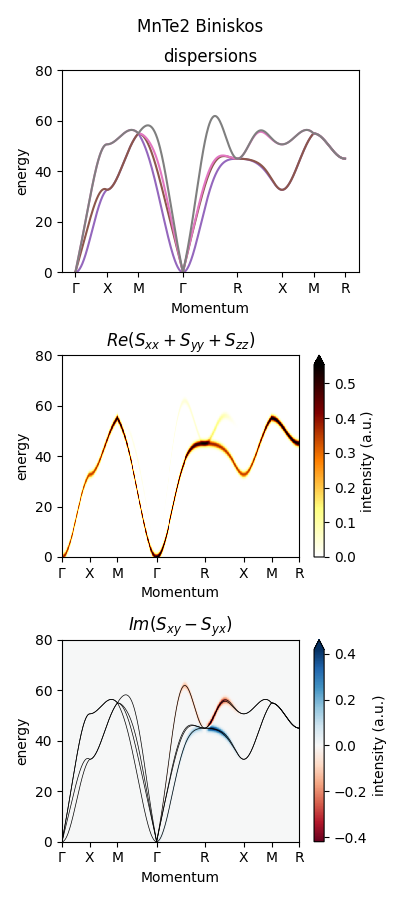

Write Python code to recreate this figure.
import numpy as np
import matplotlib.pyplot as plt

from spinwaves import Crystal, MSG, Atom, Coupling, SpinW
from spinwaves.plotting import plot_structure   # this takes some serious time

from pathlib import Path

from spinwaves.utils.linalg import DMI
PATH_PLOTS = Path(r'C:\Users\Stekiel\Documents\GitHub\spinwaves\tests\Various_comparisons')


def reproduce_MnTe2_Nikolaos():
    """Spin wave spectrum of MnTe2 antialtermagnet?"""

    ### SETUP
    P63ommc = MSG.from_xyz_strings(generators=[
        '-x+1/2, -y, z+1/2, +1',
        ' -x,y+1/2,-z+1/2, +1',
        ' z,x,y, +1',
        '  -x,-y,-z, +1'
    ])
    atoms = [Atom(label='Mn', r=(0,0,0),   m=(1,1,1), s=5/2)]
    crystal = Crystal(lattice_parameters=[7,7,7, 90,90,90], MSG=P63ommc, atoms=atoms)

    print(crystal)
    magnetic_modulation = {
        'k':(0, 0, 0),
        'n':(0,0,1)
    }

    K = -1
    J1, J2, J3 = 2, -1, -1
    J4, J5 = -0.5, 0.3
    J7AA = -3
    couplings = [
        Coupling(label='K', id1=0, id2=0, n_uvw=[0,0,0], J=K*np.eye(3,3)),
        Coupling(label='J1', id1=0, id2=3, n_uvw=[0,0,0], J=J1*np.eye(3,3)),
        # Coupling(label='J1', id1=0, id2=3, n_uvw=[0,0,0], J=J1*np.eye(3,3)-0.1*DMI([0,0,1])),
        Coupling(label='J2', id1=0, id2=0, n_uvw=[1,0,0], J=J2*np.eye(3,3)),
        Coupling(label='J3', id1=0, id2=0, n_uvw=[1,1,0], J=J3*np.eye(3,3)),
        Coupling(label='J4', id1=0, id2=3, n_uvw=[0,0,1], J=J4*np.eye(3,3)),
        # Coupling(label='J5', id1=0, id2=0, n_uvw=[1,1,1], J=J5*np.eye(3,3)),
        # Coupling(label='J7AA', id1=0, id2=0, n_uvw=[1,-1,1], J=J7AA*np.eye(3,3)),
    ]

    ### CALCULATIONS
    sw = SpinW(crystal=crystal, magnetic_modulation=magnetic_modulation, couplings=couplings)

    # print(sw.couplings_all)

    show_struct = False
    if show_struct:
    #     plot_opts = dict(boundaries=([-0.5, 1.5],[-0.5,1.5],[-0.5,1]), coupling_colors={'J1a2': 'Cyan'})
        plot_opts = dict(boundaries=([-0.1, 1.1],[-0.1,1.1],[-0.1,1.1]), 
                         coupling_colors={'J1': 'Green', 'J2':'Orange', 'J3':'Yellow', 'J4':'Red', 'J5':'Blue'},
                         spin_scale=2)
        plot_structure(sw, engine='vispy', plot_options=plot_opts)


    N = 100
    Qpath, Qinc = sw.crystal.make_qPath([[0,0,1], [0,0,1.5], [1,1,0], [1.5,1.5,0], [1,1,1], [1.5,1.5,1.5]], N, return_Qinc=True)
    Qpath, Qinc = sw.crystal.make_qPath([[0,0,1], [0,0,1.5], [0,0.5,1.5], [0,0,1], [0.5, 0.5, 1.5], [0,0,1.5], [0,0.5,1.5], [0.5, 0.5, 1.5]], N, return_Qinc=True)

    excitations = sw.calculate_excitations(Qhkl = Qpath)


    ### PLOTTING
    fig, axes = plt.subplots(figsize=(4, 9), nrows=3, tight_layout=True)

    fig.suptitle('MnTe2 Biniskos')

    xticks = Qinc[::N]
    xticklabels = '$\Gamma$ X M $\Gamma$ R X M R'.split()

    ylim = (0, 80)
    titles = ['dispersions', f'$Re(S_{{xx}}+S_{{yy}}+S_{{zz}})$', '$Im(S_{{xy}}-S_{{yx}})$']

    Erange = np.linspace(*ylim, 500)

    for n,ax in enumerate(axes):
        ax.set(ylabel='energy', xticks=xticks, xticklabels=xticklabels,
               xlabel='Momentum', ylim=ylim, title=titles[n])
    
    axes[0].plot(Qinc, excitations.E)

    spectrum = sw.calculate_spectrum(Erange, 2, spectral_weight=excitations.Sxx.real)
    pcm = axes[1].pcolormesh(Qinc, Erange, spectrum, cmap='afmhot_r')
    cbar = fig.colorbar(pcm, ax=axes[1], orientation='vertical', extend='max', label='intensity (a.u.)')

    spectrum = sw.calculate_spectrum(Erange, 2, spectral_weight=(excitations.Sxy-excitations.Syx).imag)
    axes[2].plot(Qinc, excitations.E, c='black', lw=0.5, zorder=10)
    pcm = axes[2].pcolormesh(Qinc, Erange, spectrum, cmap='RdBu')
    cbar = fig.colorbar(pcm, ax=axes[2], orientation='vertical', extend='max', label='intensity (a.u.)')

    print('Saving MnTe2_Nikolaos.png')
    fig.savefig(PATH_PLOTS / "MnTe2_Nikolaos.png")
    
    return


if __name__ == '__main__':
    reproduce_MnTe2_Nikolaos()
